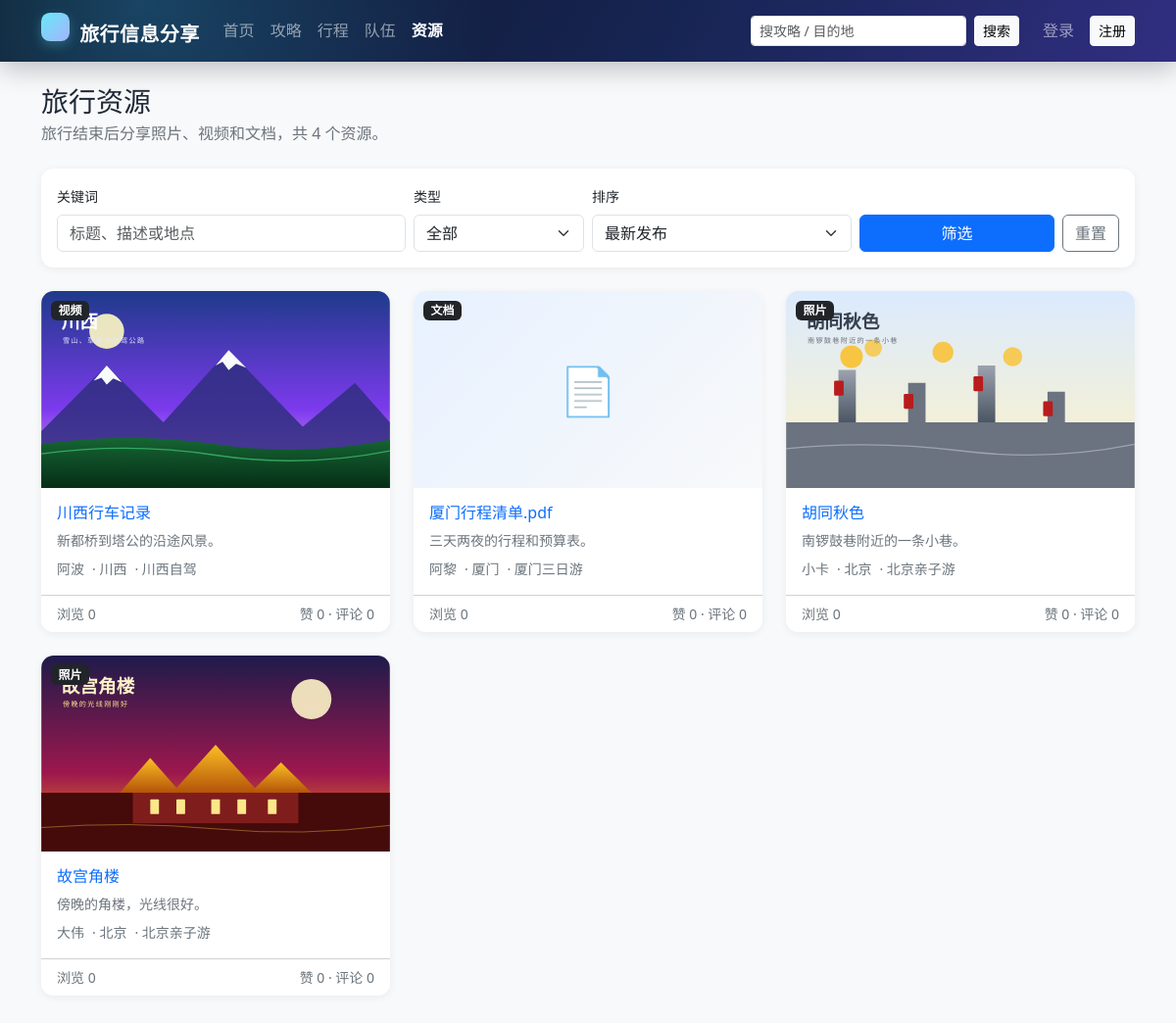
The app's page /resources.php with its own data.
### tables this page shows
CREATE TABLE `resource` (
  `id`            INT UNSIGNED NOT NULL AUTO_INCREMENT,
  `uploader_id`   INT UNSIGNED NOT NULL,
  `trip_id`       INT UNSIGNED DEFAULT NULL COMMENT '关联行程，可为空',
  `type`          ENUM('photo','video','doc') NOT NULL,
  `title`         VARCHAR(100) NOT NULL,
  `description`   VARCHAR(500) DEFAULT NULL,
  `file_url`      VARCHAR(500) NOT NULL,
  `cover`         VARCHAR(500) DEFAULT NULL,
  `location`      VARCHAR(100) DEFAULT NULL COMMENT '拍摄/关联地点',
  `view_count`    INT UNSIGNED NOT NULL DEFAULT 0,
  `like_count`    INT UNSIGNED NOT NULL DEFAULT 0,
  `comment_count` INT UNSIGNED NOT NULL DEFAULT 0,
  `status`        ENUM('pending','published','rejected','hidden') NOT NULL DEFAULT 'pending',
  `created_at`    DATETIME NOT NULL DEFAULT CURRENT_TIMESTAMP,
  `updated_at`    DATETIME NOT NULL DEFAULT CURRENT_TIMESTAMP COMMENT '仅内容编辑时由应用更新',
  PRIMARY KEY (`id`),
  KEY `idx_resource_uploader` (`uploader_id`,`status`),
  KEY `idx_resource_status_time` (`status`,`created_at`),
  KEY `idx_resource_trip` (`trip_id`),
  KEY `idx_resource_type` (`type`),
  CONSTRAINT `fk_resource_uploader` FOREIGN KEY (`uploader_id`) REFERENCES `user` (`id`) ON DELETE RESTRICT ON UPDATE CASCADE,
  CONSTRAINT `fk_resource_trip`     FOREIGN KEY (`trip_id`)     REFERENCES `trip` (`id`) ON DELETE SET NULL ON UPDATE CASCADE
);

CREATE TABLE `user` (
  `id`            INT UNSIGNED NOT NULL AUTO_INCREMENT COMMENT '用户ID',
  `username`      VARCHAR(50)  NOT NULL                COMMENT '登录名，唯一',
  `password_hash` VARCHAR(255) NOT NULL                COMMENT 'password_hash() 生成的密码散列',
  `nickname`      VARCHAR(50)  NOT NULL                COMMENT '昵称',
  `avatar`        VARCHAR(500) DEFAULT NULL             COMMENT '头像URL',
  `gender`        ENUM('unknown','male','female','other') NOT NULL DEFAULT 'unknown' COMMENT '性别',
  `email`         VARCHAR(100) DEFAULT NULL             COMMENT '邮箱，唯一（可为空）',
  `phone`         VARCHAR(20)  DEFAULT NULL             COMMENT '手机号',
  `intro`         VARCHAR(500) DEFAULT NULL             COMMENT '个人简介',
  `role`          ENUM('user','admin') NOT NULL DEFAULT 'user'   COMMENT '角色',
  `status`        ENUM('active','disabled') NOT NULL DEFAULT 'active' COMMENT '账号状态',
  `created_at`    DATETIME NOT NULL DEFAULT CURRENT_TIMESTAMP,
  `updated_at`    DATETIME NOT NULL DEFAULT CURRENT_TIMESTAMP ON UPDATE CURRENT_TIMESTAMP,
  PRIMARY KEY (`id`),
  UNIQUE KEY `uk_user_username` (`username`),
  UNIQUE KEY `uk_user_email` (`email`),
  KEY `idx_user_role_status` (`role`,`status`),
  KEY `idx_user_nickname` (`nickname`),
  CONSTRAINT `chk_user_username_len` CHECK (CHAR_LENGTH(`username`) BETWEEN 3 AND 50),
  CONSTRAINT `chk_user_nickname_len` CHECK (CHAR_LENGTH(`nickname`) BETWEEN 1 AND 50)
);

CREATE TABLE `trip` (
  `id`          INT UNSIGNED NOT NULL AUTO_INCREMENT,
  `owner_id`    INT UNSIGNED NOT NULL COMMENT '行程所有者',
  `title`       VARCHAR(100) NOT NULL,
  `destination` VARCHAR(100) NOT NULL,
  `start_date`  DATE NOT NULL,
  `end_date`    DATE NOT NULL,
  `budget`      DECIMAL(12,2) NOT NULL DEFAULT 0.00,
  `cover`       VARCHAR(500) DEFAULT NULL,
  `description` VARCHAR(1000) DEFAULT NULL,
  `visibility`  ENUM('private','team','public') NOT NULL DEFAULT 'private',
  `status`      ENUM('planning','ongoing','finished') NOT NULL DEFAULT 'planning',
  `created_at`  DATETIME NOT NULL DEFAULT CURRENT_TIMESTAMP,
  `updated_at`  DATETIME NOT NULL DEFAULT CURRENT_TIMESTAMP ON UPDATE CURRENT_TIMESTAMP,
  PRIMARY KEY (`id`),
  KEY `idx_trip_owner` (`owner_id`,`status`),
  KEY `idx_trip_destination` (`destination`),
  KEY `idx_trip_start` (`start_date`),
  CONSTRAINT `fk_trip_owner` FOREIGN KEY (`owner_id`) REFERENCES `user` (`id`) ON DELETE RESTRICT ON UPDATE CASCADE,
  CONSTRAINT `chk_trip_dates`  CHECK (`end_date` >= `start_date`),
  CONSTRAINT `chk_trip_budget` CHECK (`budget` >= 0)
);

### app/db.php (called while the page is built, shortened)
<?php
function db(): PDO
{
    static $pdo = null;
    if ($pdo instanceof PDO) {
        return $pdo;
    }
    $c = config('db');
    $dsn = sprintf(
        'mysql:host=%s;port=%d;dbname=%s;charset=%s',
        $c['host'],
        (int) $c['port'],
        $c['name'],
        $c['charset']
    );
    $pdo = new PDO($dsn, $c['user'], $c['pass'], [
        PDO::ATTR_ERRMODE            => PDO::ERRMODE_EXCEPTION,
        PDO::ATTR_DEFAULT_FETCH_MODE => PDO::FETCH_ASSOC,
        PDO::ATTR_EMULATE_PREPARES   => false,
        PDO::ATTR_STRINGIFY_FETCHES  => false,
    ]);
    $pdo->exec("SET time_zone = '+08:00'");
    return $pdo;
}
function db_all(string $sql, array $params = []): array
{
    $stmt = db()->prepare($sql);
    $stmt->execute($params);
    return $stmt->fetchAll();
}
function db_val(string $sql, array $params = []): mixed
{
    $stmt = db()->prepare($sql);
    $stmt->execute($params);
    return $stmt->fetchColumn();
}

### app/helpers.php (called while the page is built, shortened)
<?php
function config(string $path, mixed $default = null): mixed
{
    $value = $GLOBALS['config'] ?? [];
    foreach (explode('.', $path) as $key) {
        $value = $value[$key];
    }
    return $value;
}
function e(mixed $value): string
{
    return htmlspecialchars((string) $value, ENT_QUOTES | ENT_SUBSTITUTE, 'UTF-8');
}
function url(string $path = ''): string
{
    $base = rtrim((string) config('site.base_url', ''), '/');
    return $base . '/' . ltrim($path, '/');
}
function query(string $key, mixed $default = ''): mixed
{
    $value = $_GET[$key] ?? $default;
    if (is_string($value)) {
        return trim($value);
    }
    return $value;
}
function excerpt(?string $text, int $length = 90): string
{
    $plain = trim(strip_tags((string) $text));
    if (mb_strlen($plain, 'UTF-8') <= $length) {
        return $plain;
    }
    return mb_substr($plain, 0, $length, 'UTF-8') . '…';
}
function cover_url(?string $cover): string
{
    if ($cover !== null && $cover !== '') {
        return url($cover);
    }
    return url('/assets/cover.svg');
}
function resource_thumb(array $resource): string
{
    $cover = trim((string) ($resource['cover'] ?? ''));
    if ($cover !== '') {
        return cover_url($cover);
    }
    return '';
}
function selected(mixed $a, mixed $b): string
{
    return (string) $a === (string) $b ? ' selected' : '';
}

### public/resources.php (the view, shortened to what this page needs)
<?php
$sort = query('sort', 'new');
$page = max(1, (int) query('page', '1'));
$perPage = (int) config('site.per_page', 9);
$offset = ($page - 1) * $perPage;
$where = ['r.`status` = "published"'];
$params = [];
$whereSql = implode(' AND ', $where);
$orderSql = $sort === 'hot'
    ? 'r.`like_count` DESC, r.`view_count` DESC, r.`created_at` DESC'
    : 'r.`created_at` DESC';
$total = (int) db_val('SELECT COUNT(*) FROM `resource` r WHERE ' . $whereSql, $params);
$resources = db_all(
    'SELECT r.*, u.`nickname`, u.`avatar`, t.`title` AS `trip_title`
     FROM `resource` r
     JOIN `user` u ON u.`id` = r.`uploader_id`
     LEFT JOIN `trip` t ON t.`id` = r.`trip_id`
     WHERE ' . $whereSql . '
     ORDER BY ' . $orderSql . '
     LIMIT ' . $perPage . ' OFFSET ' . $offset,
    $params
);
$typeLabels = ['photo' => '照片', 'video' => '视频', 'doc' => '文档'];
$typeIcons = ['photo' => '📷', 'video' => '🎬', 'doc' => '📄'];
require APP_ROOT . '/app/views/header.php';
?>
<div class="d-flex flex-column flex-sm-row justify-content-between align-items-sm-center gap-2 mb-4">
    <div>
        <h1 class="h3 mb-1">旅行资源</h1>
        <p class="text-secondary mb-0">旅行结束后分享照片、视频和文档，共 <?= $total ?> 个资源。</p>
    </div>
</div>
<form class="card border-0 shadow-sm mb-4" method="get" action="<?= e(url('/resources.php')) ?>">
    <div class="card-body">
        <div class="row g-2 align-items-end">
            <div class="col-md-4">
                <label class="form-label small" for="q">关键词</label>
                <input class="form-control" id="q" name="q" value="<?= e($q) ?>" placeholder="标题、描述或地点">
            </div>
            <div class="col-md-2">
                <label class="form-label small" for="type">类型</label>
                <select class="form-select" id="type" name="type">
                    <option value="">全部</option>
                </select>
            </div>
            <div class="col-md-3">
                <label class="form-label small" for="sort">排序</label>
                <select class="form-select" id="sort" name="sort">
                    <option value="new"<?= selected($sort, 'new') ?>>最新发布</option>
                </select>
            </div>
            <div class="col-md-3 d-flex gap-2">
                <button class="btn btn-primary flex-grow-1" type="submit">筛选</button>
                <a class="btn btn-outline-secondary" href="<?= e(url('/resources.php')) ?>">重置</a>
            </div>
        </div>
    </div>
</form>
<?php if (!$resources): ?>
    <div class="alert alert-light border">没有找到资源。<?php if (current_user() !== null): ?><a href="<?= e(url('/resource_upload.php')) ?>">上传第一个</a><?php endif; ?></div>
<?php else: ?>
    <div class="row g-4">
        <?php foreach ($resources as $resource): ?>
            <div class="col-sm-6 col-lg-4">
                <?php $thumb = resource_thumb($resource); ?>
                <div class="card h-100 border-0 shadow-sm resource-card">
                    <a href="<?= e(url('/resource.php?id=' . (int) $resource['id'])) ?>" class="resource-cover">
                        <?php if ($thumb !== ''): ?>
                            <img src="<?= e($thumb) ?>" alt="<?= e($resource['title']) ?>" loading="lazy">
                        <?php else: ?>
                            <div class="resource-cover-placeholder"><?= $typeIcons[$resource['type']] ?? '📁' ?></div>
                        <?php endif; ?>
                        <span class="badge text-bg-dark resource-type"><?= e($typeLabels[$resource['type']] ?? $resource['type']) ?></span>
                    </a>
                    <div class="card-body">
                        <h2 class="h6"><a class="stretched-link text-decoration-none" href="<?= e(url('/resource.php?id=' . (int) $resource['id'])) ?>"><?= e($resource['title']) ?></a></h2>
                        <p class="small text-secondary mb-2"><?= e(excerpt($resource['description'] ?? '', 55)) ?></p>
                        <div class="small text-secondary d-flex flex-wrap gap-2">
                            <span><?= e($resource['nickname']) ?></span>
                            <?php if (!empty($resource['location'])): ?><span>· <?= e($resource['location']) ?></span><?php endif; ?>
                            <?php if (!empty($resource['trip_title'])): ?><span>· <?= e(excerpt($resource['trip_title'], 16)) ?></span><?php endif; ?>
                        </div>
                    </div>
                    <div class="card-footer bg-white small text-secondary d-flex justify-content-between">
                        <span>浏览 <?= (int) $resource['view_count'] ?></span>
                        <span>赞 <?= (int) $resource['like_count'] ?> · 评论 <?= (int) $resource['comment_count'] ?></span>
                    </div>
                </div>
            </div>
        <?php endforeach; ?>
    </div>
<?php endif; ?>
<?php require APP_ROOT . '/app/views/footer.php'; ?>

### public/assets/style.css (style rules this page uses)
:root { --brand: #0d6efd; --ink: #1f2937; --muted: #6b7280; }
body { background: #f5f7fa; color: var(--ink); }
a { text-decoration: none; }
.card { border-radius: .8rem; }
.shadow-sm { box-shadow: 0 .125rem .5rem rgba(15, 23, 42, .06) !important; }
.resource-card { overflow: hidden; }
.resource-cover { display: block; position: relative; background: #e9ecef; }
.resource-cover img { width: 100%; aspect-ratio: 16 / 9; object-fit: cover; }
.resource-cover-placeholder { width: 100%; aspect-ratio: 16 / 9; display: flex; align-items: center; justify-content: center; font-size: 3rem; background: linear-gradient(135deg, #e7f1ff, #f8f9fa); }
.resource-type { position: absolute; left: .6rem; top: .6rem; }
.resource-cover { width: 100%; aspect-ratio: 16 / 9; object-fit: cover; background: #e9ecef; }

### records on screen
resource: cover (picture), type "视频", title "川西行车记录", description "新都桥到塔公的沿途风景。", uploader.nickname "阿波", location "川西", trip.title "川西自驾", view_count "0", like_count "0", comment_count "0"
resource: type "📄", type "文档", title "厦门行程清单.pdf", description "三天两夜的行程和预算表。", uploader.nickname "阿黎", location "厦门", trip.title "厦门三日游", view_count "0", like_count "0", comment_count "0"
resource: cover (picture), type "照片", title "胡同秋色", description "南锣鼓巷附近的一条小巷。", uploader.nickname "小卡", location "北京", trip.title "北京亲子游", view_count "0", like_count "0", comment_count "0"
resource: cover (picture), type "照片", title "故宫角楼", description "傍晚的角楼，光线很好。", uploader.nickname "大伟", location "北京", trip.title "北京亲子游", view_count "0", like_count "0", comment_count "0"

### other values on screen
$total "4"
